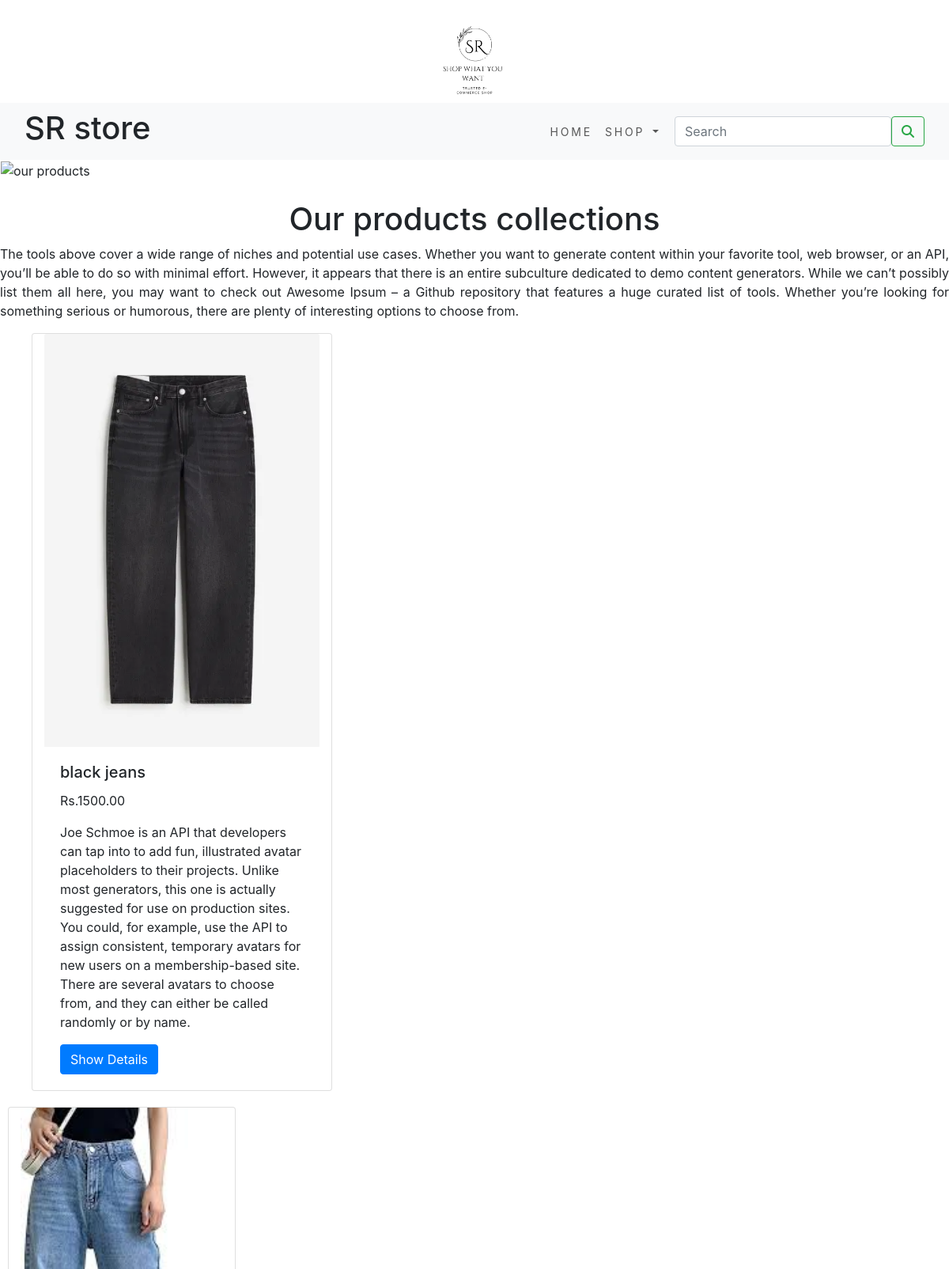
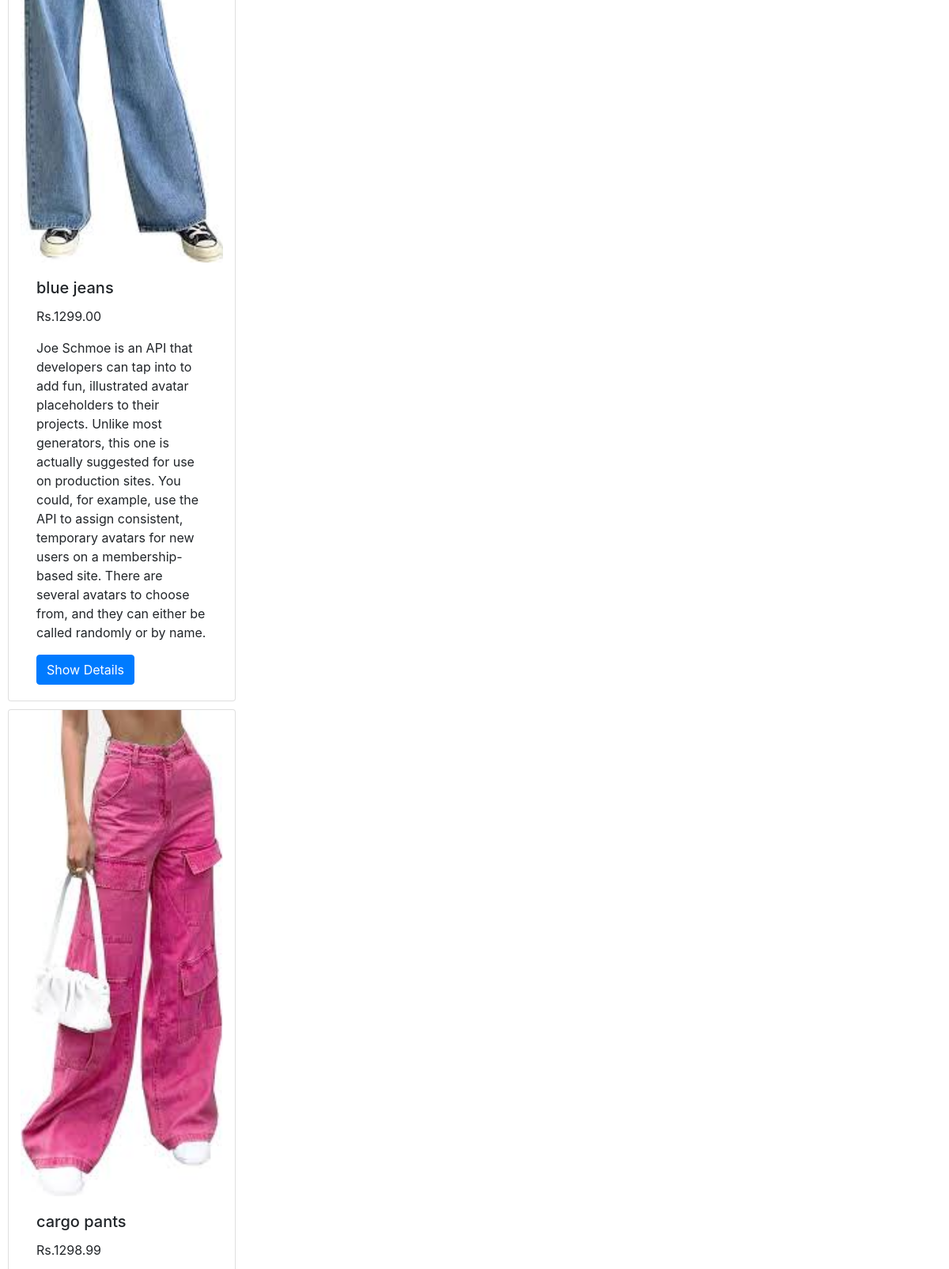
The page / (upper part) on the database its author committed (2 pictures, top to bottom).
### shopenv/models.py (models this page shows, shortened)
class Product(models.Model):
    name=models.CharField(max_length=250,unique=True)
    slug=models.SlugField(max_length=250,unique=True)
    description=models.TextField(blank=True)
    price=models.DecimalField(max_digits=10,decimal_places=2)
    category=models.ForeignKey(Category,on_delete=models.CASCADE)
    image = models.ImageField(upload_to='product', blank=True)
    stock=models.IntegerField()
    available=models.BooleanField(default=True)
    created=models.DateTimeField(auto_now_add=True)
    updated=models.DateTimeField(auto_now_add=True)
    def get_url(self):
        return reverse('shopenv:prodCatdetail',args=[self.category.slug,self.slug])
    class Meta:
        ordering=('name',)
        verbose_name='product'
        verbose_name_plural='products'

### shopenv/views.py (the view)
# urls.py: path('',views.allProdCat,name='allProdCat'),
def allProdCat(request, c_slug=None):
    c_page = None
    products_list = None
    if c_slug != None:
        c_page = get_object_or_404(Category, slug=c_slug)
        products_list = Product.objects.all().filter(category=c_page, available=True)
    else:
        products_list = Product.objects.all().filter(available=True)
    paginator=Paginator(products_list,6)
    try:
        page=int(request.GET.get('page','1'))
    except:
           page=1
    try:
        products=paginator.page(page)
    except(EmptyPage,InvalidPage):
            products=paginator.page((paginator.num_pages))
    return render(request, "category.html", {'category': c_page, 'products': products})

### cart/context_processor.py (called while the page is built)
def counter(request):
    item_count=0
    if 'admin' in request.path:
        return {}
    else:
        try:
            cart=Cart.objects.filter(cart_id=_cart_id(request))
            car_items=CartItem.objects.all().filter(cart=cart[:1])
            for cart_item in car_items:
                item_count += cart_item.quantity
        except Cart.DoesNotExist:
            item_count =0
    return dict(item_count=item_count)

### cart/views.py (called while the page is built)
def _cart_id(request):
    cart=request.session.session_key
    if not cart:
        cart = request.session.create()
    return cart

### shopenv/context_processors.py (called while the page is built)
def menu_links(request):
    links=Category.objects.all()
    return dict(links=links)

### shopenv/models.py (called while the page is built)
    def get_url(self):
        return reverse('shopenv:product_by_category',args=[self.slug])

### templates/category.html (shortened to what this page needs)
{% extends 'base.html' %}
{% load static %}
{% block content %}
<div class="mx_auto">
    {% if category %}
    <img class="my_image" src="{{category.image.url}}" alt="{{category.name}}" width="1600px" height="800px">
</div>
     <br>
<div>
         <h1 class="text-center my_title">{{category.name}}</h1>
         <p class="text-justify">{{category.description}}</p>
</div>
      {% else %}
<div>
<img class="my_image_padding" src="{% static 'img/banner.png' %}" alt="our products" width="1600px" height="800px">
</div>
<br>
<div>
    <h1 class="text-center">Our products collections</h1>
    <p class="text-justify">The tools above cover a wide range of niches and potential use cases. Whether you want to generate content within your favorite tool, web browser, or an API, you’ll be able to do so with minimal effort.
However, it appears that there is an entire subculture dedicated to demo content generators. While we can’t possibly list them all here, you may want to check out Awesome Ipsum – a Github repository that features a huge curated list of tools. Whether you’re looking for something serious or humorous, there are plenty of interesting options to choose from.</p>
</div>
     {% endif %}
<div class="container">
    <div class="row mx_auto">
        {% for product in products.object_list %}
            <div class="card my_bottom_margin col-9 col-sm-12 col-md-4 xol-lg-4" style="width:18rem;">
                <img src="{{product.image.url}}" class="card-img-top" alt="{{product.name}}">
              <div class="card-body">
              <h5 class="card-title">{{product.name}}</h5>
             <p>Rs.{{product.price}}</p>
             <p class="card-text">{{product.description}}</p>
              <a href="{{product.get_url}}" class="btn btn-primary">Show Details</a>
            </div>
        </div>
    </div>
</div>
    {% endfor %}
    {% endblock %}

### static/css/custom.css (style rules this page uses)
.my_image_padding { padding:1px }
.my_bottom_margin { margin:10px }

### rows shown on the page
Product: image (picture), name "black jeans", price "1500.00", description "Joe Schmoe is an API that developers can tap into to add fun, illustrated avatar placeholders to their projects. Unlike most generators, this one is actually suggested for use on production sites. You could, for example, use the API to assign consistent, temporary avatars for new users on a membership-based site. There are several avatars to choose from, and they can either be called randomly or by name."
Product: image (picture), name "blue jeans", price "1299.00", description "Joe Schmoe is an API that developers can tap into to add fun, illustrated avatar placeholders to their projects. Unlike most generators, this one is actually suggested for use on production sites. You could, for example, use the API to assign consistent, temporary avatars for new users on a membership-based site. There are several avatars to choose from, and they can either be called randomly or by name."
Product: image (picture), name "cargo pants", price "1298.99"
